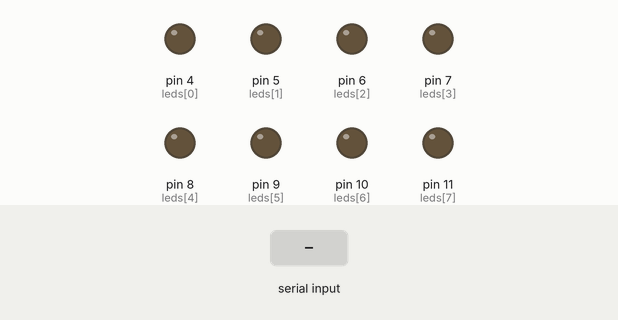
Simulated run of this sketch. Board: Arduino Uno, built with avr-gcc and run on an emulated ATmega328P. Parts: output pins drawn as LEDs (lit = HIGH). The test bench sets the inputs (shaded band). What the sketch prints to the serial monitor is not drawn.

Above: at 1.2 s.
1.3 s: byte 30 received over Serial
At 2.3 s:
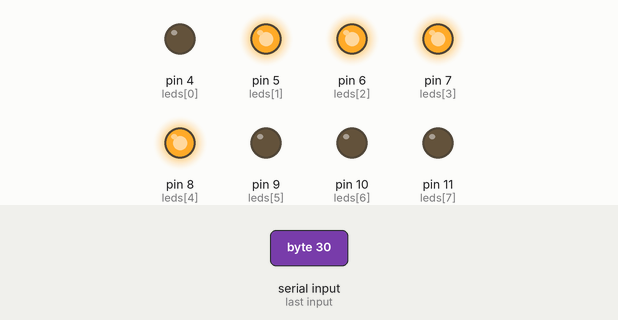
3.5 s: byte 90 received over Serial
At 5.0 s:
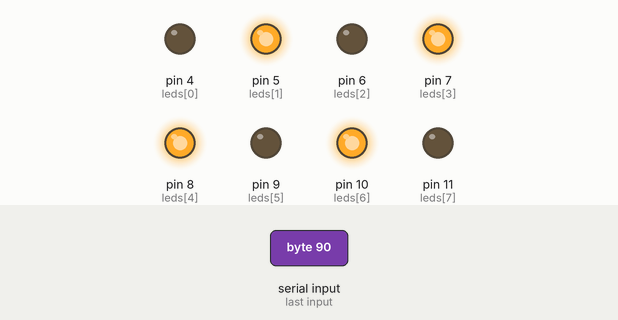
5.5 s: byte 120 received over Serial
At 6.6 s:
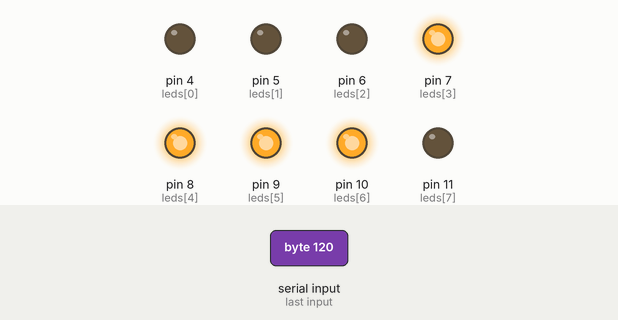
Timing chart, 0 to 8.5 s (numbered marks = the images above; inputs shaded):
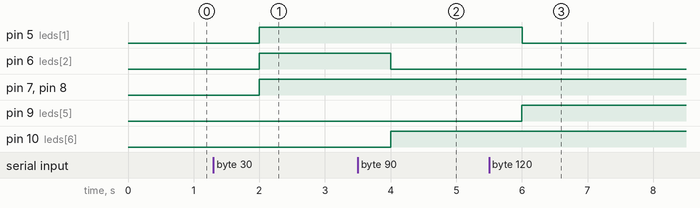

Measured:
- after the input at 1.3 s, pin 5 (leds[1]), pin 6 (leds[2]), pin 7 (leds[3]), pin 8 (leds[4]): LOW → HIGH after 0.70 s
- after the input at 3.5 s, pin 6 (leds[2]): HIGH → LOW after 0.50 s; pin 10 (leds[6]): LOW → HIGH after 0.50 s
- after the input at 5.5 s, pin 5 (leds[1]): HIGH → LOW after 0.50 s; pin 9 (leds[5]): LOW → HIGH after 0.50 s

The sketch:

E_15_ASCII.ino
```cpp
int leds[] = {4, 5, 6, 7, 8, 9, 10, 11};
int ledState[] = {false, false, false, false, false, false, false, false};

void setup() {
  // put your setup code here, to run once:
  Serial.begin(9600);
  Serial.setTimeout(15);
  for(int led = 0; led < 8; led++){
    pinMode(leds[led], OUTPUT);
  }
}

// Acuerdate de cambiar de "New Line" a "No Line Ending" en el monitor serial
char character = "A";
void loop() {
  if(Serial.available() > 0){
    character = Serial.read();
    Serial.println(character);
    for (int bit = 7; bit >= 0; bit--){
      Serial.print(bitRead(character, bit));
      digitalWrite(leds[bit], bitRead(character, bit));
    }
    Serial.println();
  }
  delay(1000);
}
```
